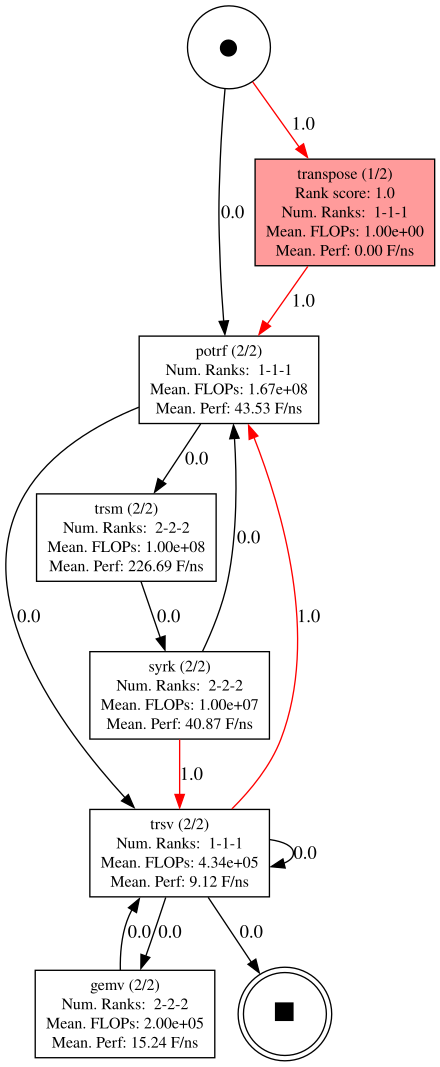

Source code (Python):
from linnea_inspector.event_data  import prepare
from linnea_inspector.classifiers.f_call import f_call

from process_inspector.event_log import EventLog
from process_inspector.activity_log import ActivityLog

from process_inspector.dfg.dfg import DFG
from process_inspector.dfg.reverse_maps import DFGReverseMaps
from process_inspector.model_data_utils import concat_meta_data

from linnea_inspector.dfg.ranks_perspective import LinneaDFGRanksPerspective

import sys
import os

def test1():
    # Example test (from root directory):
    
    trace_dir = "../50algorithms_1000_100/Julia/experimentsKEB/traces/"
    
    trace_file1 = os.path.join(trace_dir,"algorithm1.traces")
    trace_file2 = os.path.join(trace_dir, "algorithm15.traces")
    
    event_data, meta_data1 = prepare(trace_file1)
    event_log = EventLog(event_data, case_key=['alg','iter'], order_key='time', obj_key='alg')
    activity_log1 = ActivityLog(event_log, f_call)    
    
    event_data, meta_data2 = prepare(trace_file2)
    event_log = EventLog(event_data, case_key=['alg','iter'], order_key='time', obj_key='alg')
    activity_log2 = ActivityLog(event_log, f_call)  
    
    activity_log = activity_log1 + activity_log2
    dfg = DFG(activity_log)  
    reverse_maps = DFGReverseMaps(activity_log)
    meta_data = concat_meta_data(meta_data1, meta_data2)
    
    perspective = LinneaDFGRanksPerspective(dfg, reverse_maps, meta_data)    
    perspective.create_style()
    graph = perspective.prepare_digraph(rankdir='TD')
    print(graph)
    graph.render('dfg_ranks1', format='svg', cleanup=True)
    
    print("SUCCESS")

if __name__ == "__main__":
    test1()
